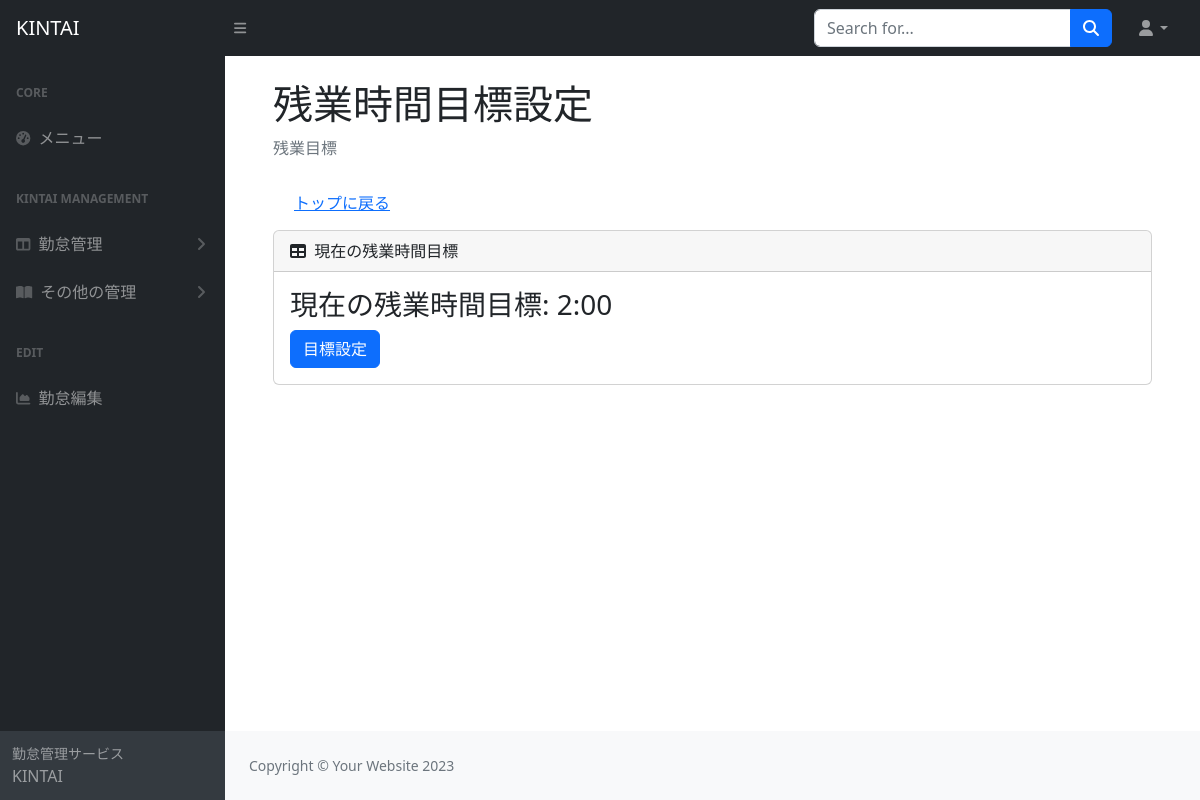
/top/kintai/overtimetarget/, run on an earlier commit of the app's database.
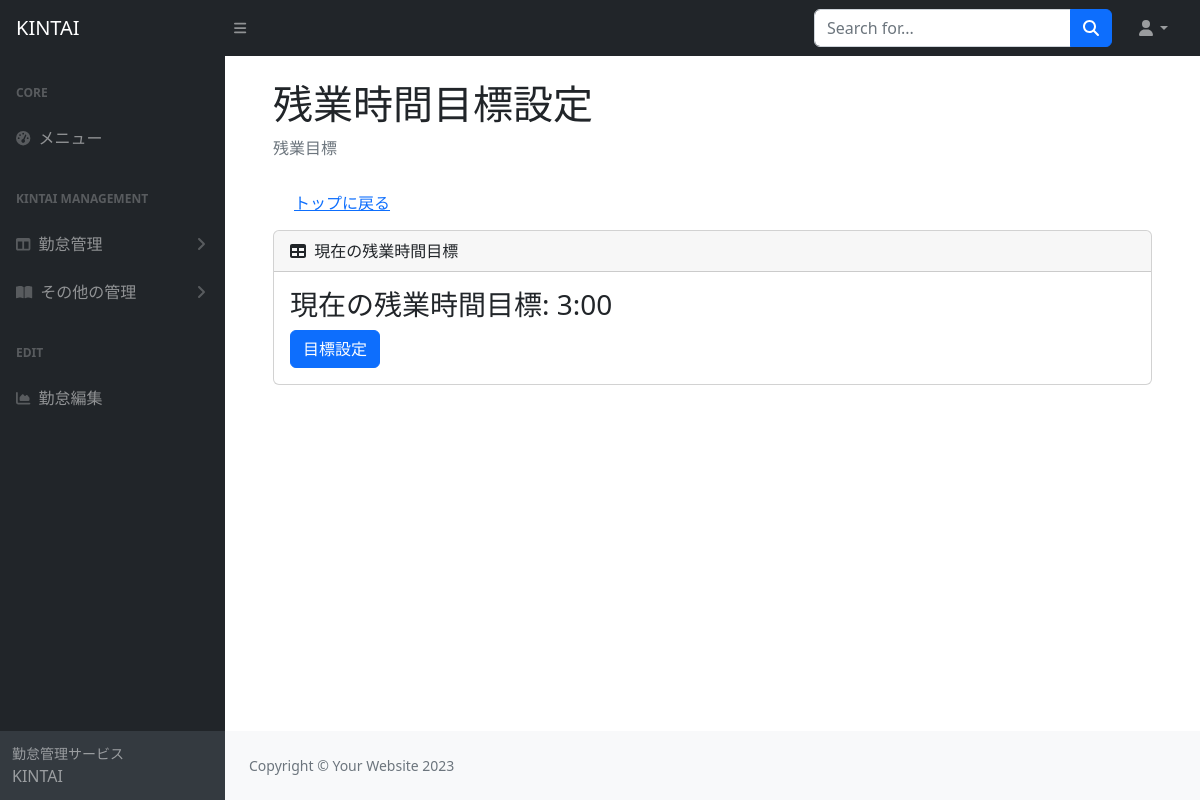
And on a later commit of the database.
### kintai/models.py (models this page shows)
class Overtimetarget(models.Model):
  name = models.TimeField(
   verbose_name='目標残業時間',
   default = '0:00:00',
  )

### kintai/views.py (the view)
# urls.py: path('kintai/overtimetarget/', OvertimetargetList.as_view(), name='overtimetarget'),
class OvertimetargetList(ListView):
  template_name = 'kintaiapp/overtimetarget.html'
  model = Overtimetarget
  def get_context_data(self, **kwargs):
    context = super().get_context_data(**kwargs)
    context['object_list'] = Overtimetarget.objects.all()
    return context

### kintai/templates/kintaiapp/overtimetarget.html
{% extends 'base.html' %}
{% block content %}
<main>
  <div class="container-fluid px-4">
    <h1 class="mt-4">残業時間目標設定</h1>
    <ol class="breadcrumb mb-4">
      <li class="breadcrumb-item active">残業目標</li>
    </ol>
    <div class="m-2">
      <a href="{% url 'kintaitop' %}" class="btn btn-link" tabindex="-1" role="button" aria-disabled="true">トップに戻る</a>
    </div>
    <div class="card mb-4">
      <div class="card-header">
        <i class="fas fa-table me-1"></i>
        現在の残業時間目標
      </div>
      <div class="card-body">
        <h3>現在の残業時間目標:
          {% for item in object_list %}
          {{ item.name }}</h3>
        <a href="{% url 'updateovertimetarget' item.pk %}" class="btn btn-primary" tabindex="-1" role="button" aria-disabled="true">目標設定</a>
        {% endfor %}
      </div>
    </div>
  </div>
</main>
{% endblock %}

What changed in the data, as far as the page shows it:
changed Overtimetarget: name "2:00" → "3:00"
